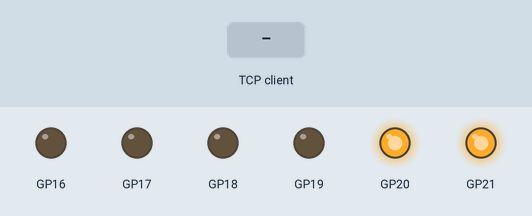
This program was run on a simulated Raspberry Pi Pico running MicroPython. Parts: output pins drawn as LEDs (lit = HIGH). The test bench sets the inputs (shaded band). WiFi joins after 1.5 s; one TCP client connects 1 s after the port opens and stays connected; what the program prints to the serial console is not drawn.

Above: at 3.2 s.
3.3 s: the TCP client sends "forward"
At 4.0 s:
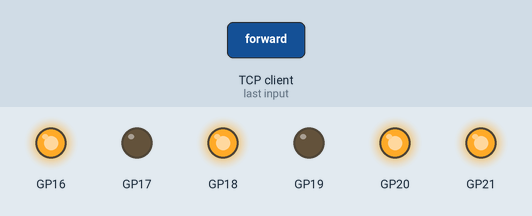
4.8 s: the TCP client sends "back"
At 5.1 s:
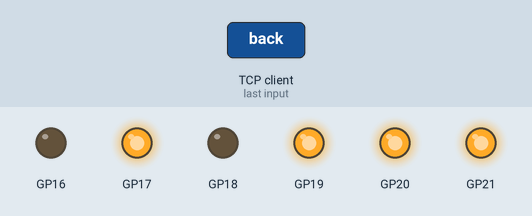
6.3 s: the TCP client sends "right"
At 7.5 s:
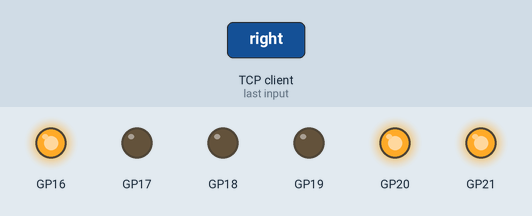
7.8 s: the TCP client sends "left"
At 8.6 s:
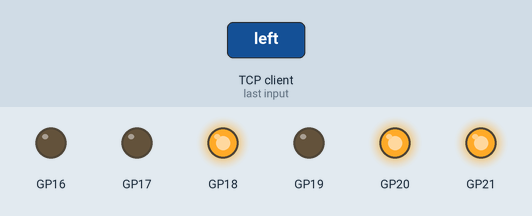
9.3 s: the TCP client sends "stop"
At 9.7 s:
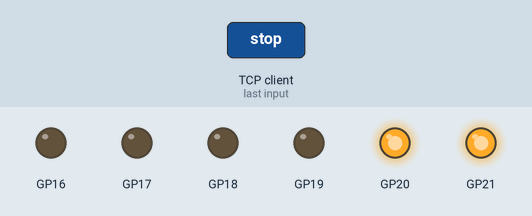
Timing chart, 0 to 11.8 s (numbered marks = the images above; inputs shaded):
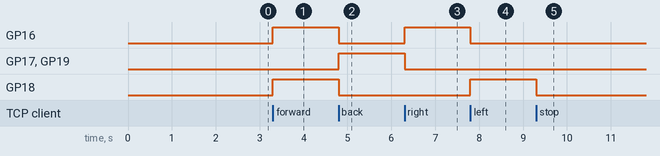

The program:

mainapponpico.py
```python
import socket
import network
from time import sleep
from machine import Pin as pin

ssid = 'Mrsh77'
password = '1m77n2299215r77#'

in1 = pin(16,pin.OUT)
in2 = pin(17,pin.OUT)
in3 = pin(18,pin.OUT)
in4 = pin(19,pin.OUT)

ENA = pin(20,pin.OUT)
ENB = pin(21,pin.OUT)

ENA.value(1)
ENB.value(1)


#This Function moves the Robot forward
def forward():
    in1.value(1)
    in2.value(0)
    in3.value(1)
    in4.value(0)

#This Function moves the Robot backward
def backward():
    in1.value(0)
    in2.value(1)
    in3.value(0)
    in4.value(1)


#This Function moves the Robot right
def right():
    in1.value(1)
    in2.value(0)
    in3.value(0)
    in4.value(0)

#This Function moves the Robot left
def left():
    in1.value(0)
    in2.value(0)
    in3.value(1)
    in4.value(0)

#This Function stops the Robot
def stopfcn():
    in1.value(0)
    in2.value(0)
    in3.value(0)
    in4.value(0)


def connect():
    #Connect to WLAN
    wlan = network.WLAN(network.STA_IF)
    wlan.active(True)
    wlan.connect(ssid, password)
    while wlan.isconnected() == False:
        print('Waiting for connection...')
        sleep(1)
    ip = wlan.ifconfig()[0]
    print(f'Connected on {ip}')
    return ip

def open_socket(ip):
    address = (ip,80)
    connection = socket.socket()
    connection.bind(address)
    connection.listen(1)
    #print(connection)
    return connection


try:
    ip = connect()
    connection = open_socket(ip)
    while True:
        # Accept a connection from a client
        client, addr = connection.accept()
        print(f'Connected to {addr}')
        while True:
            # Receive data from the client
            data = client.recv(1024)
            if data:
                # Print the data to the console
                #print(data)

                if data == b'forward':
                    forward()

                elif data == b'back':
                    backward()

                elif data == b'right':
                    right()

                elif data == b'left':
                    left()

                elif data == b'stop':
                    stopfcn()

except KeyboardInterrupt:
    # Close the server socket
    connection.close()
```

Measured:
- after the input at 3.3 s, GP16, GP18: LOW → HIGH at once
- after the input at 4.8 s, GP16, GP18: HIGH → LOW at once; GP17, GP19: LOW → HIGH at once
- after the input at 6.3 s, GP16: LOW → HIGH at once; GP17, GP19: HIGH → LOW at once
- after the input at 7.8 s, GP16: HIGH → LOW at once; GP18: LOW → HIGH at once
- after the input at 9.3 s, GP18: HIGH → LOW at once
